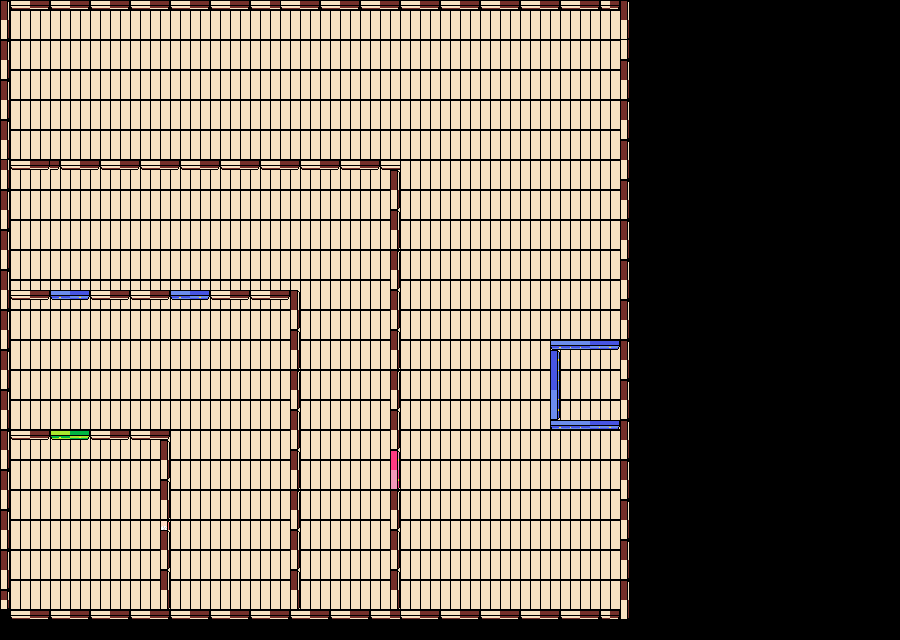

Rendered tile map (Tiled .tmx) drawn with the repository's tilesets; below, a short description and the map source with its tile grids summarised:
An orthogonal 90x64 tile map with 10x10 px tiles, 5 tile layers (Ground, Walls, GreenDoor, BlueDoor, ...) and 8 objects (playerSpawn, enemySpawn1, enemySpawn2, enemySpawn3, buttonSpawn1, ...).

<map version="1.8" tiledversion="1.8.5" orientation="orthogonal" renderorder="right-down" width="90" height="64" tilewidth="10" tileheight="10" infinite="0" nextlayerid="8" nextobjectid="12">
 <tileset firstgid="1" name="TileSet" tilewidth="10" tileheight="10" tilecount="90" columns="10">
  <image source="TileSet2.png" width="100" height="90" />
  <tile id="0">
   <properties>
    <property name="collides" type="bool" value="true" />
   </properties>
  </tile>
  <tile id="1">
   <properties>
    <property name="collides" type="bool" value="true" />
   </properties>
  </tile>
  <tile id="2">
   <properties>
    <property name="collides" type="bool" value="true" />
   </properties>
  </tile>
  <tile id="3">
   <properties>
    <property name="collides" type="bool" value="true" />
   </properties>
  </tile>
  <tile id="4">
   <properties>
    <property name="collides" type="bool" value="true" />
   </properties>
  </tile>
  <tile id="5">
   <properties>
    <property name="collides" type="bool" value="true" />
   </properties>
  </tile>
  <tile id="6">
   <properties>
    <property name="collides" type="bool" value="true" />
   </properties>
  </tile>
  <tile id="7">
   <properties>
    <property name="collides" type="bool" value="true" />
   </properties>
  </tile>
  <tile id="8">
   <properties>
    <property name="collides" type="bool" value="true" />
   </properties>
  </tile>
  <tile id="9">
   <properties>
    <property name="collides" type="bool" value="true" />
   </properties>
  </tile>
  <tile id="10">
   <properties>
    <property name="collides" type="bool" value="true" />
   </properties>
  </tile>
  <tile id="11">
   <properties>
    <property name="collides" type="bool" value="true" />
   </properties>
  </tile>
  <tile id="12">
   <properties>
    <property name="collides" type="bool" value="true" />
   </properties>
  </tile>
  <tile id="13">
   <properties>
    <property name="collides" type="bool" value="true" />
   </properties>
  </tile>
  <tile id="14">
   <properties>
    <property name="collides" type="bool" value="true" />
   </properties>
  </tile>
  <tile id="15">
   <properties>
    <property name="collides" type="bool" value="true" />
   </properties>
  </tile>
  <tile id="16">
   <properties>
    <property name="collides" type="bool" value="true" />
   </properties>
  </tile>
  <tile id="17">
   <properties>
    <property name="collides" type="bool" value="true" />
   </properties>
  </tile>
  <tile id="18">
   <properties>
    <property name="collides" type="bool" value="true" />
   </properties>
  </tile>
  <tile id="19">
   <properties>
    <property name="collides" type="bool" value="true" />
   </properties>
  </tile>
  <tile id="20">
   <properties>
    <property name="collides" type="bool" value="true" />
   </properties>
  </tile>
  <tile id="21">
   <properties>
    <property name="collides" type="bool" value="true" />
   </properties>
  </tile>
  <tile id="22">
   <properties>
    <property name="collides" type="bool" value="true" />
   </properties>
  </tile>
  <tile id="23">
   <properties>
    <property name="collides" type="bool" value="true" />
   </properties>
  </tile>
  <tile id="24">
   <properties>
    <property name="collides" type="bool" value="true" />
   </properties>
  </tile>
  <tile id="25">
   <properties>
    <property name="collides" type="bool" value="true" />
   </properties>
  </tile>
  <tile id="26">
   <properties>
    <property name="collides" type="bool" value="true" />
   </properties>
  </tile>
  <tile id="27">
   <properties>
    <property name="collides" type="bool" value="true" />
   </properties>
  </tile>
  <tile id="28">
   <properties>
    <property name="collides" type="bool" value="true" />
   </properties>
  </tile>
  <tile id="29">
   <properties>
    <property name="collides" type="bool" value="true" />
   </properties>
  </tile>
  <tile id="30">
   <properties>
    <property name="collides" type="bool" value="true" />
   </properties>
  </tile>
  <tile id="31">
   <properties>
    <property name="collides" type="bool" value="true" />
   </properties>
  </tile>
  <tile id="32">
   <properties>
    <property name="collides" type="bool" value="true" />
   </properties>
  </tile>
  <tile id="33">
   <properties>
    <property name="collides" type="bool" value="true" />
   </properties>
  </tile>
  <tile id="34">
   <properties>
    <property name="collides" type="bool" value="true" />
   </properties>
  </tile>
  <tile id="35">
   <properties>
    <property name="collides" type="bool" value="true" />
   </properties>
  </tile>
  <tile id="36">
   <properties>
    <property name="collides" type="bool" value="true" />
   </properties>
  </tile>
  <tile id="37">
   <properties>
    <property name="collides" type="bool" value="true" />
   </properties>
  </tile>
  <tile id="38">
   <properties>
    <property name="collides" type="bool" value="true" />
   </properties>
  </tile>
  <tile id="39">
   <properties>
    <property name="collides" type="bool" value="true" />
   </properties>
  </tile>
  <tile id="40">
   <properties>
    <property name="collides" type="bool" value="true" />
   </properties>
  </tile>
  <tile id="41">
   <properties>
    <property name="collides" type="bool" value="true" />
   </properties>
  </tile>
  <tile id="42">
   <properties>
    <property name="collides" type="bool" value="true" />
   </properties>
  </tile>
  <tile id="43">
   <properties>
    <property name="collides" type="bool" value="true" />
   </properties>
  </tile>
  <tile id="44">
   <properties>
    <property name="collides" type="bool" value="true" />
   </properties>
  </tile>
  <tile id="45">
   <properties>
    <property name="collides" type="bool" value="true" />
   </properties>
  </tile>
  <tile id="46">
   <properties>
    <property name="collides" type="bool" value="true" />
   </properties>
  </tile>
  <tile id="47">
   <properties>
    <property name="collides" type="bool" value="true" />
   </properties>
  </tile>
  <tile id="48">
   <properties>
    <property name="collides" type="bool" value="true" />
   </properties>
  </tile>
  <tile id="49">
   <properties>
    <property name="collides" type="bool" value="true" />
   </properties>
  </tile>
  <tile id="50">
   <properties>
    <property name="collides" type="bool" value="true" />
   </properties>
  </tile>
  <tile id="51">
   <properties>
    <property name="collides" type="bool" value="true" />
   </properties>
  </tile>
  <tile id="52">
   <properties>
    <property name="collides" type="bool" value="true" />
   </properties>
  </tile>
  <tile id="53">
   <properties>
    <property name="collides" type="bool" value="true" />
   </properties>
  </tile>
  <tile id="54">
   <properties>
    <property name="collides" type="bool" value="true" />
   </properties>
  </tile>
  <tile id="55">
   <properties>
    <property name="collides" type="bool" value="true" />
   </properties>
  </tile>
  <tile id="56">
   <properties>
    <property name="collides" type="bool" value="true" />
   </properties>
  </tile>
  <tile id="57">
   <properties>
    <property name="collides" type="bool" value="true" />
   </properties>
  </tile>
  <tile id="58">
   <properties>
    <property name="collides" type="bool" value="true" />
   </properties>
  </tile>
  <tile id="59">
   <properties>
    <property name="collides" type="bool" value="true" />
   </properties>
  </tile>
  <tile id="60">
   <properties>
    <property name="collides" type="bool" value="true" />
   </properties>
  </tile>
  <tile id="61">
   <properties>
    <property name="collides" type="bool" value="false" />
   </properties>
  </tile>
  <tile id="62">
   <properties>
    <property name="collides" type="bool" value="false" />
   </properties>
  </tile>
  <tile id="63">
   <properties>
    <property name="collides" type="bool" value="false" />
   </properties>
  </tile>
  <tile id="64">
   <properties>
    <property name="collides" type="bool" value="false" />
   </properties>
  </tile>
  <tile id="65">
   <properties>
    <property name="collides" type="bool" value="false" />
   </properties>
  </tile>
  <tile id="66">
   <properties>
    <property name="collides" type="bool" value="false" />
   </properties>
  </tile>
  <tile id="67">
   <properties>
    <property name="collides" type="bool" value="true" />
   </properties>
  </tile>
  <tile id="68">
   <properties>
    <property name="collides" type="bool" value="true" />
   </properties>
  </tile>
  <tile id="69">
   <properties>
    <property name="collides" type="bool" value="true" />
   </properties>
  </tile>
  <tile id="70">
   <properties>
    <property name="collides" type="bool" value="true" />
   </properties>
  </tile>
  <tile id="71">
   <properties>
    <property name="collides" type="bool" value="false" />
   </properties>
  </tile>
  <tile id="72">
   <properties>
    <property name="collides" type="bool" value="false" />
   </properties>
  </tile>
  <tile id="73">
   <properties>
    <property name="collides" type="bool" value="false" />
   </properties>
  </tile>
  <tile id="74">
   <properties>
    <property name="collides" type="bool" value="false" />
   </properties>
  </tile>
  <tile id="75">
   <properties>
    <property name="collides" type="bool" value="false" />
   </properties>
  </tile>
  <tile id="76">
   <properties>
    <property name="collides" type="bool" value="false" />
   </properties>
  </tile>
  <tile id="77">
   <properties>
    <property name="collides" type="bool" value="true" />
   </properties>
  </tile>
  <tile id="78">
   <properties>
    <property name="collides" type="bool" value="true" />
   </properties>
  </tile>
  <tile id="79">
   <properties>
    <property name="collides" type="bool" value="true" />
   </properties>
  </tile>
  <tile id="80">
   <properties>
    <property name="collides" type="bool" value="true" />
   </properties>
  </tile>
  <tile id="81">
   <properties>
    <property name="collides" type="bool" value="false" />
   </properties>
  </tile>
  <tile id="82">
   <properties>
    <property name="collides" type="bool" value="false" />
   </properties>
  </tile>
  <tile id="83">
   <properties>
    <property name="collides" type="bool" value="false" />
   </properties>
  </tile>
  <tile id="84">
   <properties>
    <property name="collides" type="bool" value="false" />
   </properties>
  </tile>
  <tile id="85">
   <properties>
    <property name="collides" type="bool" value="false" />
   </properties>
  </tile>
  <tile id="86">
   <properties>
    <property name="collides" type="bool" value="false" />
   </properties>
  </tile>
  <tile id="87">
   <properties>
    <property name="collides" type="bool" value="true" />
   </properties>
  </tile>
  <tile id="88">
   <properties>
    <property name="collides" type="bool" value="true" />
   </properties>
  </tile>
  <tile id="89">
   <properties>
    <property name="collides" type="bool" value="true" />
   </properties>
  </tile>
 </tileset>
 <layer id="7" name="Ground" width="90" height="64">
  <data>[5760 cells, 3660 non-empty, 3 distinct tile ids]</data>
 </layer>
 <layer id="1" name="Walls" width="90" height="64">
  <data>[5760 cells, 406 non-empty, 10 distinct tile ids]</data>
 </layer>
 <layer id="2" name="GreenDoor" width="90" height="64">
  <data>[5760 cells, 4 non-empty, 4 distinct tile ids]</data>
 </layer>
 <layer id="5" name="BlueDoor" width="90" height="64">
  <data>[5760 cells, 29 non-empty, 8 distinct tile ids]</data>
 </layer>
 <layer id="6" name="PinkDoor" width="90" height="64">
  <data>[5760 cells, 4 non-empty, 4 distinct tile ids]</data>
 </layer>
 <objectgroup id="4" name="Objects">
  <object id="1" name="playerSpawn" x="35.1667" y="592.5">
   <properties>
    <property name="size" type="int" value="40" />
   </properties>
   <point />
  </object>
  <object id="2" name="enemySpawn1" x="250" y="580">
   <properties>
    <property name="size" type="int" value="45" />
   </properties>
   <point />
  </object>
  <object id="3" name="enemySpawn2" x="148" y="232.667">
   <properties>
    <property name="size" type="int" value="50" />
   </properties>
   <point />
  </object>
  <object id="11" name="enemySpawn3" x="594" y="398.667">
   <properties>
    <property name="size" type="int" value="50" />
   </properties>
   <point />
  </object>
  <object id="6" name="buttonSpawn1" x="190" y="605">
   <properties>
    <property name="door" value="green" />
    <property name="size" type="int" value="20" />
   </properties>
   <point />
  </object>
  <object id="7" name="buttonSpawn2" x="31.3333" y="284.667">
   <properties>
    <property name="door" value="blue" />
    <property name="size" type="int" value="20" />
   </properties>
   <point />
  </object>
  <object id="8" name="buttonSpawn3" x="515" y="414.333">
   <properties>
    <property name="door" value="pink" />
    <property name="size" type="int" value="20" />
   </properties>
   <point />
  </object>
  <object id="9" name="flagSpawn" x="584.333" y="212.667">
   <point />
  </object>
 </objectgroup>
</map>
